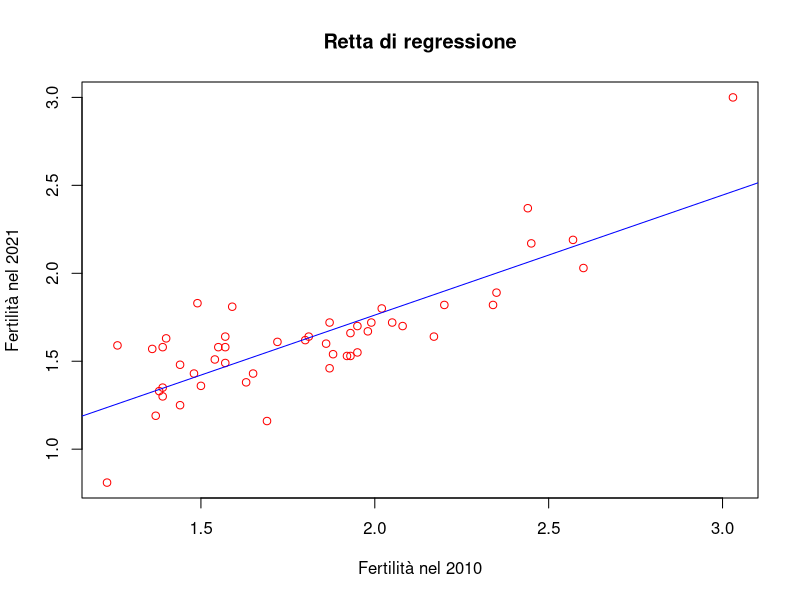
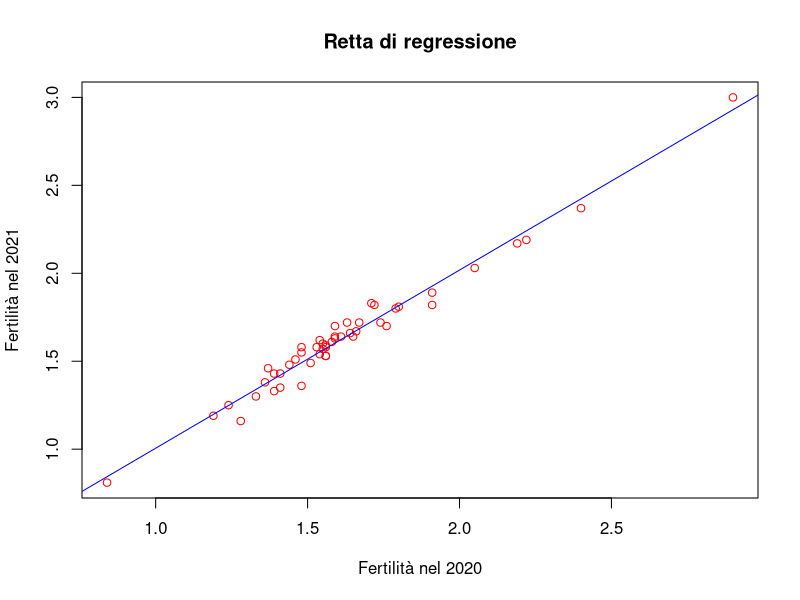
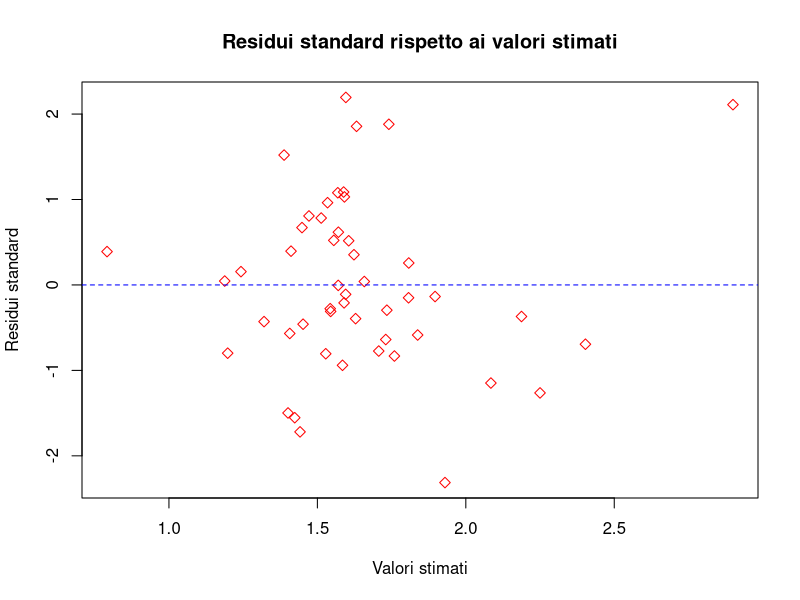

The R script that drew these images, in order:
#REGRESSIONE

#________________________________________________________________________
#                       OPERAZIONI PRELIMINARI
#________________________________________________________________________


library(readxl)
library(ggplot2)

data <- read_excel("dataset_puliti/fertilita_arrotondato.xlsx")

# Visualizzo il dataframe
View(data)


#________________________________________________________________________
#           REGRESSIONE LINEARE SINGOLA - 2021 con 2010
#________________________________________________________________________


#Calcolo la covarianza campionaria
cov(data$`2010`, data$`2021`)

#Calcolo il coefficiente di correlazione campionario
cor(data$`2010`, data$`2021`)

#Otteniamo lo scatterplot
plot(data$`2010`, data$`2021`, main = "Retta di regressione",
     xlab = "Fertilità nel 2010", ylab = "Fertilità nel 2021",
     col = "red")
abline(lm(data$`2021` ~ data$`2010`), col = "blue")


#________________________________________________________________________
#           REGRESSIONE LINEARE SINGOLA - 2021 con 2020
#________________________________________________________________________


#Calcolo la covarianza campionaria
cov(data$`2020`, data$`2021`)

#Calcolo il coefficiente di correlazione campionario
cor(data$`2020`, data$`2021`)

#Otteniamo lo scatterplot
plot(data$`2020`, data$`2021`, main = "Retta di regressione",
     xlab = "Fertilità nel 2020", ylab = "Fertilità nel 2021",
     col = "red")
abline(lm(data$`2021` ~ data$`2020`), col = "blue")


#________________________________________________________________________
#                     REGRESSIONE LINEARE MULTIPLA
#________________________________________________________________________

#Matrice delle covarianze
cov(data[, -1])

#Matrice delle correlazioni
cor(data[, -1])

#Eseguo la regressione lineare
#La variabile dipendente è l'anno 2021
#Le variabili indipendenti sono gli anni dal 2010 al 2020
model <- lm(data$`2021` ~ data$`2010` + data$`2011` + data$`2012` + 
              data$`2013` + data$`2014` + data$`2015` + data$`2016` + 
              data$`2017` + data$`2018` + data$`2019` + data$`2020`)
model

#Calcolo il vettore dei valori stimati
stime <- fitted(model)

#Calcolo il vettore dei residui
residui <- resid(model)

#Calcolo il vettore dei residui standard
residuiStandard <- residui/sd(residui)

#Costruisco il grafico dei residui in funzione dei valori stimati
plot(stime, residuiStandard, 
     main="Residui standard rispetto ai valori stimati", 
     xlab="Valori stimati", ylab="Residui standard", pch=5, col="red")
abline(h=0, col="blue", lty=2)

#Coefficiente di determinazione
summary(model)$r.square
